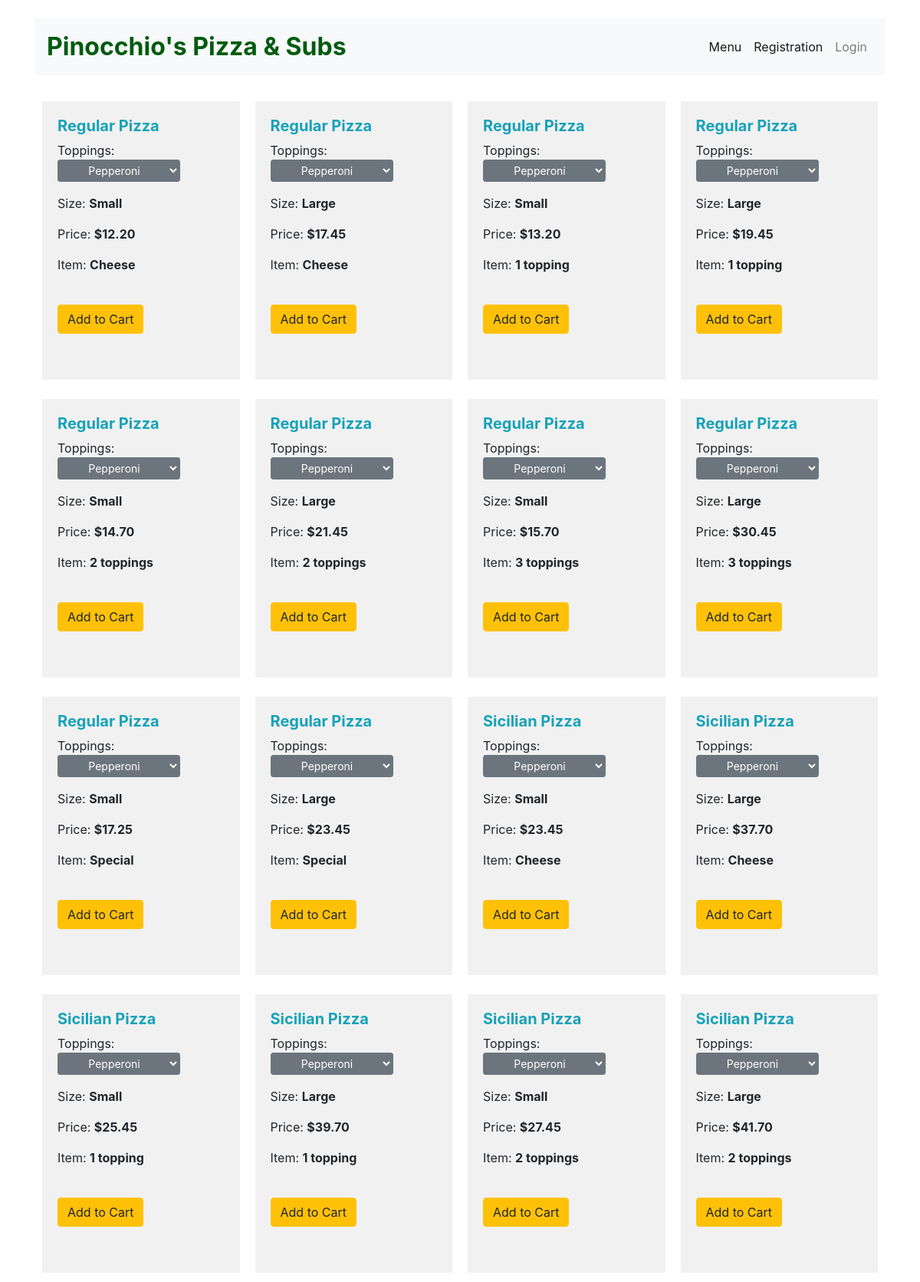
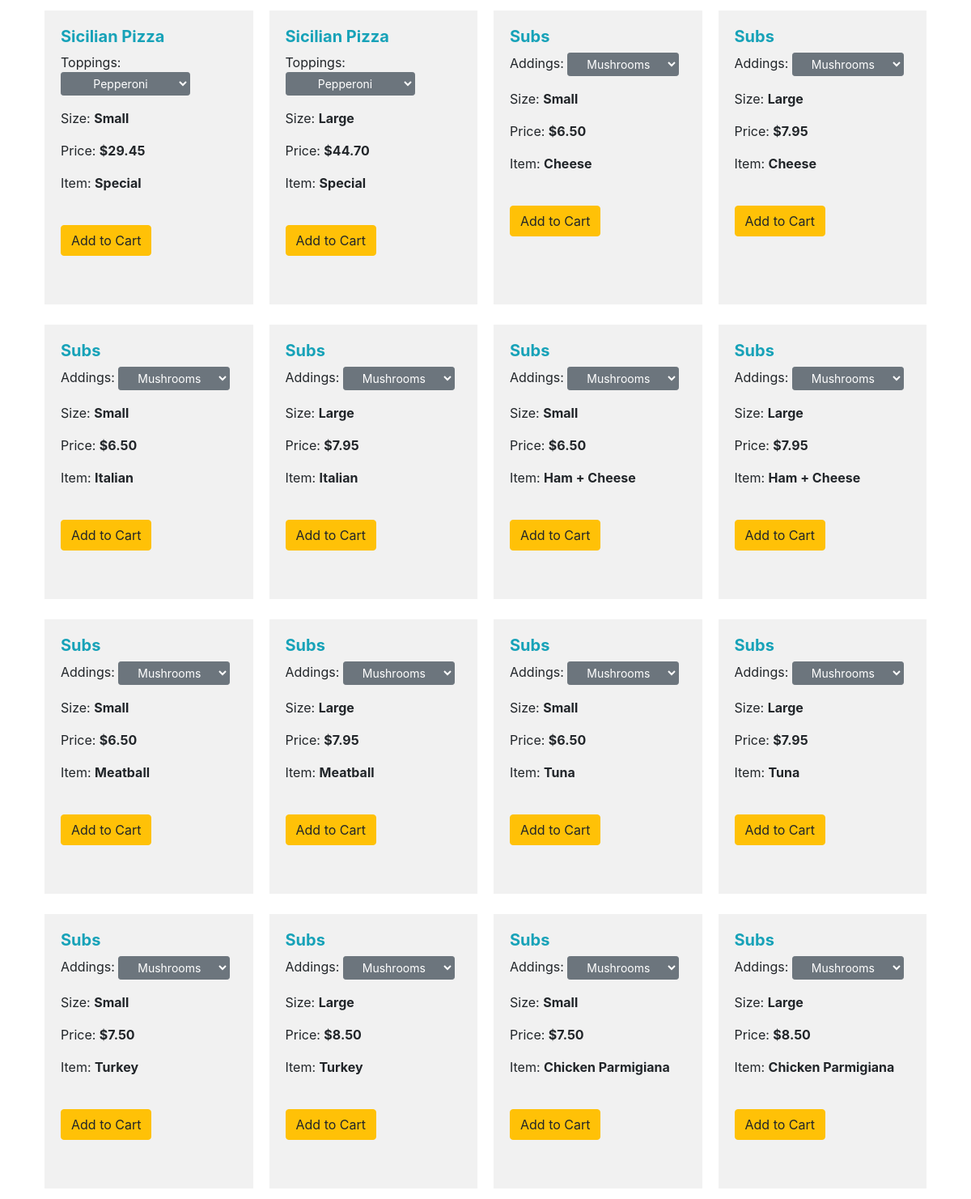
The page / (upper part) on the database its author committed (2 pictures, top to bottom).
### orders/models.py (models this page shows, shortened)
class Product(models.Model):
    order_name = models.CharField(max_length=64, blank=True)
    order_subs = models.CharField(max_length=20, blank=True)
    other_order_name = models.CharField(max_length=64, blank=True)
    order_item = models.CharField(max_length=64)
    size = models.CharField(max_length=20, blank=True)
    price = models.DecimalField(max_digits=6, decimal_places=2)

### orders/views.py (the view)
# urls.py: path("", views.product_list, name='product_list'),
def product_list(request):
    object_list = Product.objects.all()
    filtered_orders = Order.objects.filter(is_ordered=False)
    current_order_products = []
    if filtered_orders.exists():
        user_order = filtered_orders[0]
        user_order_items = user_order.items.all()
        current_order_products = [product.product for product in user_order_items]
    context = {
        'object_list': object_list,
        'current_order_products': current_order_products
    }
    return render(request, "orders/product_list.html", context)

### orders/templates/orders/product_list.html (shortened to what this page needs)
{% extends 'orders/base.html' %}
{% block content %}
    <div class="row">
    {% for object in object_list %}
        <div class="col-sm-3 products">
            {% if object.order_name %}
                <h5 class="text-info"><strong>{{ object.order_name }}</strong></h5>
                <p>Toppings: <select class="btn btn-secondary btn-sm dropdown-toggle" data-toggle="dropdown">
                                <option>Pepperoni</option>
                            </select>
                </p>
            {% endif %}
            {% if object.order_subs %}
                <h5 class="text-info"><strong>{{ object.order_subs }}</strong></h5>
                <p>Addings: <select class="btn btn-secondary btn-sm dropdown-toggle" data-toggle="dropdown">
                                <option>Mushrooms</option>
                            </select>
                </p>
            {% else %}
                <h5 class="text-info"><strong>{{ object.other_order_name }}</strong></h5>
            {% endif %}
            <p>Size: <strong>{{ object.size }}</strong>
            <p>Price: <strong>${{ object.price }}</strong></p>
            <p>Item: <strong>{{ object.order_item }}</strong></p><br>
            <p><a href="{% url 'orders:add_to_cart' object.id %}" class="btn btn-warning">Add to Cart</a></p><br>
        </div>
    {% endfor %}
    </div>
{% endblock content %}

### orders/templates/orders/base.html (shortened to what this page needs)
<!DOCTYPE html>
<html>
    <head>
        <link rel="stylesheet" href="https://stackpath.bootstrapcdn.com/bootstrap/4.1.3/css/bootstrap.min.css">
        <link rel="stylesheet" href="https://use.fontawesome.com/releases/v5.6.3/css/all.css">
    </head>
    <body>
        <br>
        <div class="container">
    <nav class="navbar navbar-expand-lg navbar-light bg-light">
      <a class="navbar-brand" href="{% url 'orders:home' %}"><span style="font-weight: bold; font-size: 2rem; color: #015b10; ">Pinocchio's Pizza & Subs</span></a>
      <div class="collapse navbar-collapse" id="navbarSupportedContent">
        <ul class="navbar-nav ml-auto">
          <li class="nav-item active">
            <a class="nav-link" href="{% url 'orders:product_list' %}">Menu</a>
          </li>
          {% if user.is_authenticated %}
            <li class="nav-item">
              <a class="nav-link" href="{% url 'orders:order_summary' %}">Your Cart</a>
            </li>
            <li class="nav-item">
              <a class="nav-link" href="{% url 'orders:logout' %}">Logout</a>
            </li>
          {% else %}
            <li class="nav-item active">
              <a class="nav-link" href="{% url 'orders:registration' %}">Registration</a>
            </li>
            <li class="nav-item">
              <a class="nav-link" href="{% url 'orders:login' %}">Login</a>
            </li>
          {% endif %}
        </ul>
      </div>
    </nav>
    <br>
    <div class="container">
        {% block content %}
        {% endblock %}
    </div>
    </div>
    </body>
</html>

### orders/templates/orders/product_list.html (style rules this page uses)
.products { border: 1px solid white; background-color: #f1f1f1; padding: 20px; border-width: 10px; border-radius: 10px; margin-bottom: 5px; }

### rows shown on the page
Product: order_name "Regular Pizza", size "Small", price "12.20", order_item "Cheese"
Product: order_name "Regular Pizza", size "Large", price "17.45", order_item "Cheese"
Product: order_name "Regular Pizza", size "Small", price "13.20", order_item "1 topping"
Product: order_name "Regular Pizza", size "Large", price "19.45", order_item "1 topping"
Product: order_name "Regular Pizza", size "Small", price "14.70", order_item "2 toppings"
Product: order_name "Regular Pizza", size "Large", price "21.45", order_item "2 toppings"
Product: order_name "Regular Pizza", size "Small", price "15.70", order_item "3 toppings"
Product: order_name "Regular Pizza", size "Large", price "30.45", order_item "3 toppings"
Product: order_name "Regular Pizza", size "Small", price "17.25", order_item "Special"
Product: order_name "Regular Pizza", size "Large", price "23.45", order_item "Special"
Product: order_name "Sicilian Pizza", size "Small", price "23.45", order_item "Cheese"
Product: order_name "Sicilian Pizza", size "Large", price "37.70", order_item "Cheese"
Product: order_name "Sicilian Pizza", size "Small", price "25.45", order_item "1 topping"
Product: order_name "Sicilian Pizza", size "Large", price "39.70", order_item "1 topping"
Product: order_name "Sicilian Pizza", size "Small", price "27.45", order_item "2 toppings"
Product: order_name "Sicilian Pizza", size "Large", price "41.70", order_item "2 toppings"
Product: order_name "Sicilian Pizza", size "Small", price "29.45", order_item "Special"
Product: order_name "Sicilian Pizza", size "Large", price "44.70", order_item "Special"
Product: order_subs "Subs", size "Small", price "6.50", order_item "Cheese"
Product: order_subs "Subs", size "Large", price "7.95", order_item "Cheese"
Product: order_subs "Subs", size "Small", price "6.50", order_item "Italian"
Product: order_subs "Subs", size "Large", price "7.95", order_item "Italian"
Product: order_subs "Subs", size "Small", price "6.50", order_item "Ham + Cheese"
Product: order_subs "Subs", size "Large", price "7.95", order_item "Ham + Cheese"
Product: order_subs "Subs", size "Small", price "6.50", order_item "Meatball"
Product: order_subs "Subs", size "Large", price "7.95", order_item "Meatball"
Product: order_subs "Subs", size "Small", price "6.50", order_item "Tuna"
Product: order_subs "Subs", size "Large", price "7.95", order_item "Tuna"
Product: order_subs "Subs", size "Small", price "7.50", order_item "Turkey"
Product: order_subs "Subs", size "Large", price "8.50", order_item "Turkey"
Product: order_subs "Subs", size "Small", price "7.50", order_item "Chicken Parmigiana"
Product: order_subs "Subs", size "Large", price "8.50", order_item "Chicken Parmigiana"
